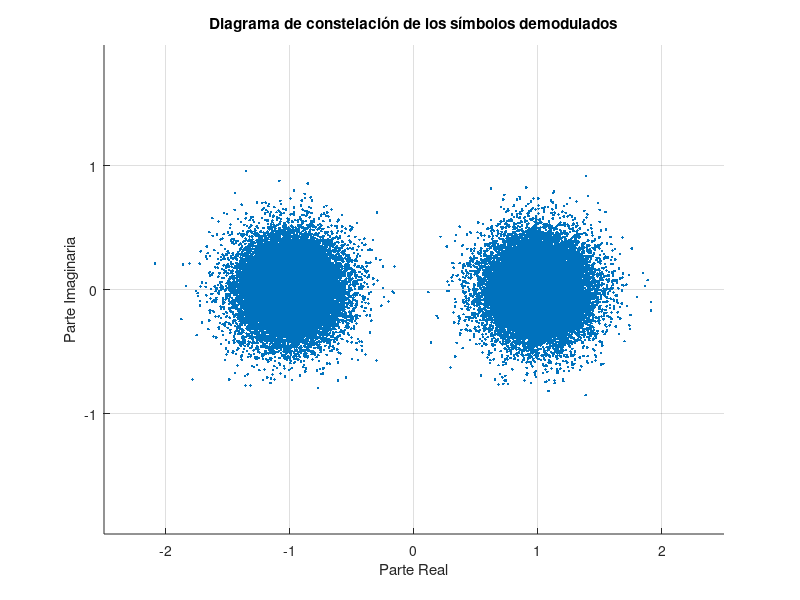

Recreate this plot in MATLAB.
%========================= Borrar datos ==================================%
%=========================================================================%
% Este ejemplo de canal se saco de https://www.youtube.com/watch?v=NCd1Cs2WMf0&t=1303s

clear
close all
clc

% Parámetros de la fuente de pulsos digitales
num_bits = 100000;              % Número de bits a generar
num_subportadoras = 64;         % Número de subportadoras en OFDM
cyclic_prefix_length = 16;      % Longitud del prefijo cíclico en OFDM
M = 2;                          % Bits por símbolo [1 2 4]
k = log2(M);                    %bits por simbolo

% Ajustar el número de bits para que sea un múltiplo del número de subportadoras
num_bits_s = ceil(num_bits / num_subportadoras) * num_subportadoras;


 pulsos_digitales = randi([0,1],num_bits_s,1);                % Genero el vector columna, bits en paralelo
   
 bpsk_signal = pskmod(pulsos_digitales,M);                   % Modulacion bpsk
        
% Generar símbolos OFDM serial to paralelo
num_symbols = ceil(num_bits_s / num_subportadoras); % Número de simbolos OFDM necesarios
pulsos_ofdm = reshape(bpsk_signal, num_subportadoras, num_symbols); % Agrupar los bits en símbolos OFDM (las 64 portadoras en paralelo)
        
% Modulación OFDM
pulsos_modulados_ofdm = ifft(pulsos_ofdm); % Transformada inversa de Fourier

% Agregar el prefijo cíclico
pulsos_ofdm_cp = [pulsos_modulados_ofdm(end-cyclic_prefix_length+1:end, :); pulsos_modulados_ofdm]; % Agregar el prefijo cíclico


% Parámetros del canal de comunicación
EbNo = 35;                      % Energia de bits a ruido
SNR_dB = EbNo + 10*log10(k);    % Relación señal-ruido en dB
SNR = 10^(SNR_dB / 10);         % Relación señal-ruido en escala lineal
ruido = sqrt(1 / SNR);     

h = [0.8; zeros(7,1); -0.5; zeros(7,1); 0.34];
OFDM_Ray = filter(h,1,pulsos_ofdm_cp);

   
ofdm_awgn = awgn(OFDM_Ray,SNR_dB,ruido);
   

% Eliminar el prefijo cíclico
senal_recibida_ofdm_sin_cp = ofdm_awgn(cyclic_prefix_length+1:end, :);

% Demodulación OFDM
pulsos_demodulados_ofdm = fft(senal_recibida_ofdm_sin_cp); % Transformada de Fourier

% Respuesta en frecuencia del canal estimada
H = fftshift(fft(h, num_subportadoras));

%Ecualizacion
yEq = pulsos_demodulados_ofdm ./ H;


 pulsos_demodulados_ofdm_serie = reshape(yEq, 1, []);
 
 bpsk_r=pskdemod(pulsos_demodulados_ofdm_serie,M);  % Demodulación PSK
 
 pulsos_digitales_fila = pulsos_digitales.'; % paso a vector fila
 bpsk_r_vector = reshape(bpsk_r, 1, []);% paso a vector fila
 
  % Visualizar los primeros 10 símbolos transmitidos
  disp('Símbolos transmitidos:');
  disp(pulsos_digitales_fila(1:15));
  
  % Visualizar los primeros 10 símbolos demodulados
  disp('Símbolos demodulados:');
  disp(bpsk_r(1:15));
 
  % Cálculo de la tasa de error de bit (BER)
  
  ber_otra = sum(pulsos_digitales_fila ~= bpsk_r) / num_bits_s;
   disp(['Tasa de error de bit (BER): ', num2str(ber_otra)]);
   [numErrors,ber] = biterr(pulsos_digitales_fila,bpsk_r);
   fprintf( '\nLa tasa de error de bits de codificación binaria es %5.2e, basada en %d errores.\n' , ... 
       ber,numErrors)
 
 % Crear un diagrama de constelación de los símbolos demodulados
 figure;
 
 scatter(real(pulsos_demodulados_ofdm_serie), imag(pulsos_demodulados_ofdm_serie), '.');
 title('Diagrama de constelación de los símbolos demodulados');
 xlabel('Parte Real');
 ylabel('Parte Imaginaria');
 axis equal; % Para mantener la escala de los ejes iguales
 grid on; % Mostrar una cuadrícula en el gráfico
 
% Ampliar el rango del eje x
 xlim([-2.5, 2.5]); % Establecer los límites del eje x
